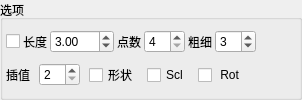
    <widget class="QGroupBox" name="groupBox_4">
     <property name="title">
      <string>选项</string>
     </property>
     <layout class="QVBoxLayout" name="verticalLayout_5">
      <property name="spacing">
       <number>3</number>
      </property>
      <property name="leftMargin">
       <number>3</number>
      </property>
      <property name="topMargin">
       <number>3</number>
      </property>
      <property name="rightMargin">
       <number>3</number>
      </property>
      <property name="bottomMargin">
       <number>3</number>
      </property>
      <item>
       <layout class="QVBoxLayout" name="verticalLayout_6">
        <property name="spacing">
         <number>3</number>
        </property>
        <item>
         <layout class="QHBoxLayout" name="horizontalLayout_5">
          <property name="spacing">
           <number>3</number>
          </property>
          <item>
           <layout class="QHBoxLayout" name="horizontalLayout_3">
            <property name="spacing">
             <number>3</number>
            </property>
            <item>
             <widget class="QCheckBox" name="lock_length_checkBox">
              <property name="toolTip">
               <string>锁定引导长度</string>
              </property>
              <property name="text">
               <string/>
              </property>
             </widget>
            </item>
            <item>
             <widget class="QLabel" name="lenght_label">
              <property name="text">
               <string>长度</string>
              </property>
             </widget>
            </item>
            <item>
             <widget class="QDoubleSpinBox" name="length_doubleSpinBox">
              <property name="focusPolicy">
               <enum>Qt::ClickFocus</enum>
              </property>
              <property name="prefix">
               <string/>
              </property>
              <property name="minimum">
               <double>0.000000000000000</double>
              </property>
              <property name="maximum">
               <double>999.990000000000009</double>
              </property>
              <property name="value">
               <double>3.000000000000000</double>
              </property>
             </widget>
            </item>
           </layout>
          </item>
          <item>
           <layout class="QHBoxLayout" name="horizontalLayout_27">
            <property name="spacing">
             <number>3</number>
            </property>
            <item>
             <widget class="QLabel" name="sections_label">
              <property name="text">
               <string>点数</string>
              </property>
             </widget>
            </item>
            <item>
             <widget class="QSpinBox" name="sections_spinBox">
              <property name="focusPolicy">
               <enum>Qt::ClickFocus</enum>
              </property>
              <property name="minimum">
               <number>4</number>
              </property>
             </widget>
            </item>
            <item>
             <widget class="QLabel" name="thickness_label">
              <property name="text">
               <string>粗细</string>
              </property>
             </widget>
            </item>
            <item>
             <widget class="QSpinBox" name="thickness_spinBox">
              <property name="focusPolicy">
               <enum>Qt::ClickFocus</enum>
              </property>
              <property name="minimum">
               <number>1</number>
              </property>
              <property name="value">
               <number>3</number>
              </property>
             </widget>
            </item>
            <item>
             <spacer name="horizontalSpacer">
              <property name="orientation">
               <enum>Qt::Horizontal</enum>
              </property>
              <property name="sizeHint" stdset="0">
               <size>
                <width>40</width>
                <height>20</height>
               </size>
              </property>
             </spacer>
            </item>
           </layout>
          </item>
         </layout>
        </item>
       </layout>
      </item>
      <item>
       <layout class="QHBoxLayout" name="horizontalLayout_4">
        <property name="spacing">
         <number>9</number>
        </property>
        <item>
         <widget class="QLabel" name="label_5">
          <property name="text">
           <string>插值</string>
          </property>
         </widget>
        </item>
        <item>
         <widget class="QSpinBox" name="interpolated_max_spinBox">
          <property name="focusPolicy">
           <enum>Qt::ClickFocus</enum>
          </property>
          <property name="minimum">
           <number>2</number>
          </property>
          <property name="maximum">
           <number>10</number>
          </property>
         </widget>
        </item>
        <item>
         <widget class="QCheckBox" name="interpolated_shape_checkBox">
          <property name="toolTip">
           <string>插值曲线引导形状</string>
          </property>
          <property name="text">
           <string>形状</string>
          </property>
         </widget>
        </item>
        <item>
         <widget class="QCheckBox" name="interpolated_scale_checkBox">
          <property name="toolTip">
           <string>插值曲线引导缩放</string>
          </property>
          <property name="text">
           <string>Scl</string>
          </property>
         </widget>
        </item>
        <item>
         <widget class="QCheckBox" name="interpolated_rotate_checkBox">
          <property name="toolTip">
           <string>插值曲线引导旋转</string>
          </property>
          <property name="text">
           <string> Rot</string>
          </property>
         </widget>
        </item>
        <item>
         <spacer name="horizontalSpacer_3">
          <property name="orientation">
           <enum>Qt::Horizontal</enum>
          </property>
          <property name="sizeHint" stdset="0">
           <size>
            <width>40</width>
            <height>20</height>
           </size>
          </property>
         </spacer>
        </item>
       </layout>
      </item>
     </layout>
     <zorder></zorder>
     <zorder></zorder>
    </widget>
